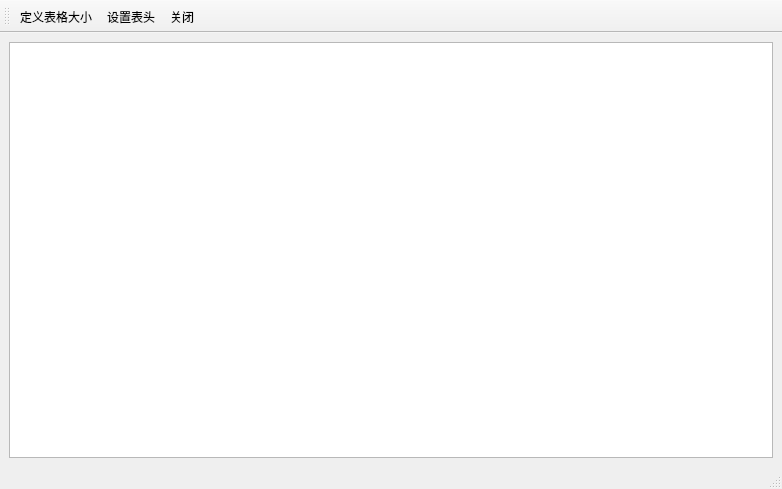
<?xml version="1.0" encoding="UTF-8"?>
<ui version="4.0">
 <class>FormTable</class>
 <widget class="QMainWindow" name="FormTable">
  <property name="geometry">
   <rect>
    <x>0</x>
    <y>0</y>
    <width>782</width>
    <height>489</height>
   </rect>
  </property>
  <property name="windowTitle">
   <string>MainWindow</string>
  </property>
  <widget class="QWidget" name="centralwidget">
   <layout class="QGridLayout" name="gridLayout">
    <item row="0" column="0">
     <widget class="QTableView" name="tableView"/>
    </item>
   </layout>
  </widget>
  <widget class="QMenuBar" name="menubar">
   <property name="geometry">
    <rect>
     <x>0</x>
     <y>0</y>
     <width>782</width>
     <height>24</height>
    </rect>
   </property>
  </widget>
  <widget class="QStatusBar" name="statusbar"/>
  <widget class="QToolBar" name="toolBar">
   <property name="windowTitle">
    <string>toolBar</string>
   </property>
   <property name="toolButtonStyle">
    <enum>Qt::ToolButtonTextUnderIcon</enum>
   </property>
   <attribute name="toolBarArea">
    <enum>TopToolBarArea</enum>
   </attribute>
   <attribute name="toolBarBreak">
    <bool>false</bool>
   </attribute>
   <addaction name="actSize"/>
   <addaction name="actSetHeader"/>
   <addaction name="actClose"/>
  </widget>
  <action name="actSize">
   <property name="icon">
    <iconset resource="images.qrc">
     <normaloff>:/images/images/230.bmp</normaloff>:/images/images/230.bmp</iconset>
   </property>
   <property name="text">
    <string>定义表格大小</string>
   </property>
   <property name="toolTip">
    <string>定义表格大小</string>
   </property>
  </action>
  <action name="actSetHeader">
   <property name="icon">
    <iconset resource="images.qrc">
     <normaloff>:/images/images/516.bmp</normaloff>:/images/images/516.bmp</iconset>
   </property>
   <property name="text">
    <string>设置表头</string>
   </property>
   <property name="toolTip">
    <string>设置表头文字</string>
   </property>
  </action>
  <action name="actClose">
   <property name="icon">
    <iconset resource="images.qrc">
     <normaloff>:/images/images/132.bmp</normaloff>:/images/images/132.bmp</iconset>
   </property>
   <property name="text">
    <string>关闭</string>
   </property>
   <property name="toolTip">
    <string>关闭本窗口</string>
   </property>
  </action>
 </widget>
 <resources>
  <include location="images.qrc"/>
 </resources>
 <connections/>
</ui>
